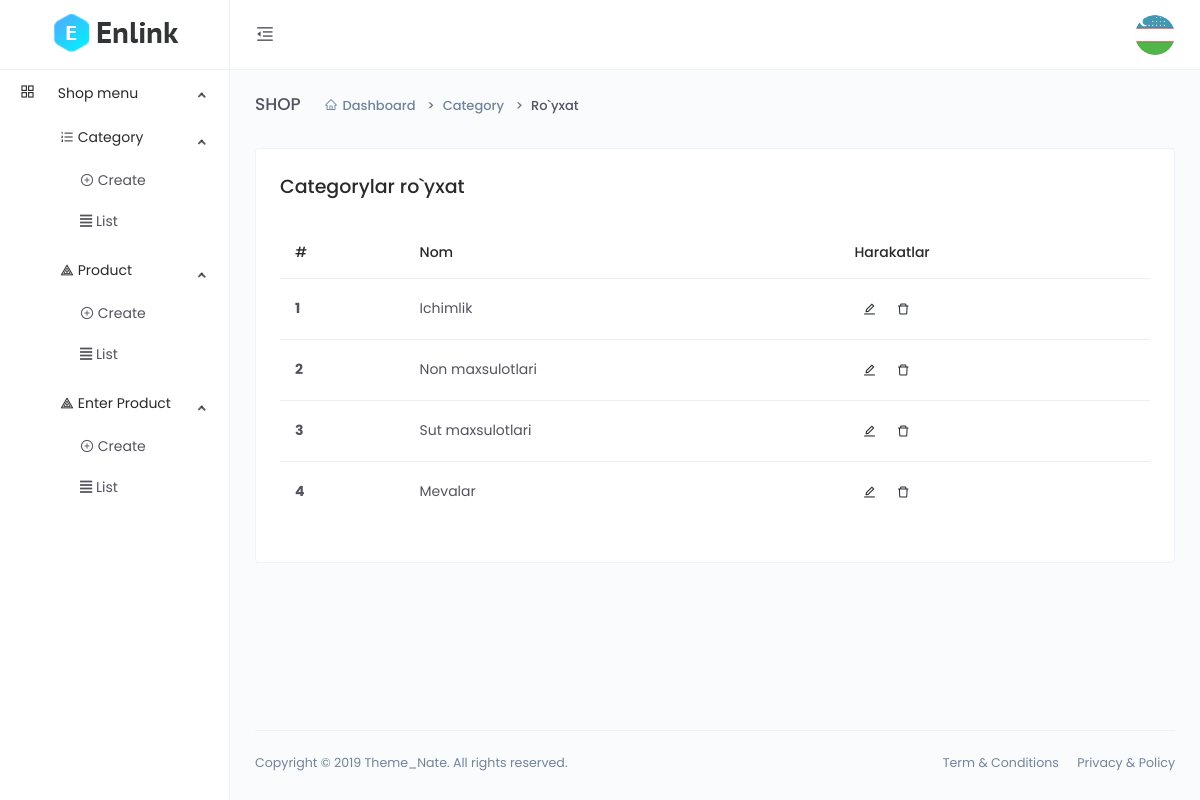
Screenshot of /dashboard/category-list (signed in) with the database file from the repository.
### main/models.py (models this page shows, shortened)
class User(AbstractUser):
    avatar = models.ImageField(upload_to='avatar/',default='avatar/default.png')
    address = models.CharField(max_length=255, blank=True, null=True)
    phone = models.CharField(max_length=255, blank=True, null=True)
    zip_code = models.IntegerField(blank=True, null=True)
    class Meta(AbstractUser.Meta):
        swappable = "AUTH_USER_MODEL"

class CodeGenerate(models.Model):
    code = models.CharField(max_length=255, blank=True,unique=True)
    class Meta:
        abstract = True

class Category(CodeGenerate):
    name = models.CharField(max_length=255, unique=True)

### main/funcs.py (the view)
    def wrapper(request, *args, **kwargs):
        if request.user.is_staff:
            result=func(request, *args, **kwargs)
        else:
            return redirect('front:index')
        return result

### main/dashboard/views.py (called while the page is built)
@staff_required
def category_list(request):
    queryset = models.Category.objects.all()
    context = {
        'queryset':queryset
        }
    return render(request, 'dashboard/category/list.html', context)

### main/funcs.py (called while the page is built)
def staff_required(func):
    def wrapper(request, *args, **kwargs):
        if request.user.is_staff:
            result=func(request, *args, **kwargs)
        else:
            return redirect('front:index')
        return result
    return wrapper

### templates/dashboard/category/list.html (shortened to what this page needs)
{% extends 'dashboard/base.html' %}
{% block content %}
<div class="main-content">
    <div class="page-header">
        <h2 class="header-title">SHOP</h2>
        <div class="header-sub-title">
            <nav class="breadcrumb breadcrumb-dash">
                <a href="#" class="breadcrumb-item"><i class="anticon anticon-home m-r-5"></i>Dashboard</a>
                <a class="breadcrumb-item" href="#">Category</a>
                <span class="breadcrumb-item active">Ro`yxat</span>
            </nav>
        </div>
    </div>
    <div class="card">
        <div class="card-body">
            <h4>Categorylar ro`yxat</h4>
            <div class="m-t-25">
                <div class="table-responsive">
                    <table class="table">
                        <thead>
                            <tr>
                                <th scope="col">#</th>
                                <th scope="col">Nom</th>
                                <th scope="col">Harakatlar</th>
                            </tr>
                        </thead>
                        <tbody>
                            {% for q in queryset %}
                            <tr>
                                <th scope="row">{{forloop.counter}}</th>
                                <td>{{q.name}}</td>
                                <td>
                                    <button type="button" class="btn btn-icon btn-hover btn-sm btn-rounded pull-right" data-toggle="modal" data-target=".bd-example-modal-lg{{forloop.counter}}">
                                        <i class="anticon anticon-edit"></i>
                                    </button>
                                    <button type="button" class="btn btn-icon btn-hover btn-sm btn-rounded" data-toggle="modal" data-target=".bd-example-modal-sm{{forloop.counter}}">
                                        <i class="anticon anticon-delete"></i>
                                    </button>
                                </td>
                            </tr>
                            {% endfor %}
                        </tbody>
                    </table>
                </div>
            </div>
        </div>
    </div>
</div>
{% endblock %}

### templates/dashboard/base.html (shortened to what this page needs)
<!DOCTYPE html>
<html lang="en">
{% load static %}
<head>
    <link href="{% static 'dashboard/vendors/bootstrap-datepicker/bootstrap-datepicker.min.css' %}" rel="stylesheet">
    <link href="{% static 'dashboard/css/app.min.css' %}" rel="stylesheet">
</head>
<body>
    <div class="app">
        <div class="layout">
            <div class="header">
                <div class="logo logo-dark">
                    <a href="{% url 'dashboard:index' %}">
                        <img src="{% static 'dashboard/images/logo/logo.png' %}" alt="Logo">
                    </a>
                </div>
                <div class="nav-wrap">
                    <ul class="nav-left">
                        <li class="desktop-toggle">
                            <a href="javascript:void(0);">
                                <i class="anticon"></i>
                            </a>
                        </li>
                    </ul>
                    <ul class="nav-right">
                        <li class="dropdown dropdown-animated scale-left">
                            <div class="pointer" data-toggle="dropdown">
                                <div class="avatar avatar-image  m-h-10 m-r-15">
                                    <img src="{{user.avatar.url}}"  alt="">
                                </div>
                            </div>
                        </li>
                    </ul>
                </div>
            </div>
            <div class="side-nav">
                <div class="side-nav-inner">
                    <ul class="side-nav-menu scrollable">
                        <li class="nav-item dropdown open">
                            <a class="dropdown-toggle" href="javascript:void(0);">
                                <span class="icon-holder">
                                    <i class="anticon anticon-appstore"></i>
                                </span>
                                <span class="title">Shop menu</span>
                            </a>
                            <ul class="dropdown-menu">
                                <li>
                                    <li class="nav-item dropdown open">
                                        <a class="dropdown-toggle" href="javascript:void(0);">
                                            <span class="icon-holder">
                                                <i class="anticon anticon-ordered-list"></i>
                                            </span>
                                            <span class="title">Category</span>
                                        </a>
                                        <ul class="dropdown-menu">
                                            <li>
                                                <a href="{% url 'dashboard:category_create' %}">
                                                    <i class="anticon anticon-plus-circle"></i>
                                                    Create
                                                </a>
                                            </li>
                                            <li>
                                                <a href="{% url 'dashboard:category_list' %}">
                                                    <span class="icon-holder">
                                                        <i class="fas fa-align-justify"></i>
                                                        List
                                                    </span>
                                                </a>
                                            </li>
                                        </ul>
                                    </li>
                                </li>
                                <li>
                                    <li class="nav-item dropdown open">
                                        <a class="dropdown-toggle" href="javascript:void(0);">
                                            <span class="icon-holder">
                                                <i class="anticon anticon-heat-map"></i>
                                            </span>
                                            <span class="title">Product</span>
                                        </a>
                                        <ul class="dropdown-menu">
                                            <li>
                                                <a href="{% url 'dashboard:product_create' %}">
                                                    <i class="anticon anticon-plus-circle"></i>
                                                    Create
                                                </a>
                                            </li>
                                            <li>
                                                <a href="{% url 'dashboard:product_list' %}">
                                                    <i class="fas fa-align-justify"></i>
                                                    List
                                                </a>
                                            </li>
                                        </ul>
                                    </li>
                                </li>
                                <li>
                                    <li class="nav-item dropdown open">
                                        <a class="dropdown-toggle" href="javascript:void(0);">
                                            <span class="icon-holder">
                                                <i class="anticon anticon-heat-map"></i>
                                            </span>
                                            <span class="title">Enter Product</span>
                                        </a>
                                        <ul class="dropdown-menu">
                                            <li>
                                                <a href="{% url 'dashboard:create_product_enter' %}">
                                                    <i class="anticon anticon-plus-circle"></i>
                                                    Create
                                                </a>
                                            </li>
                                            <li>
                                                <a href="{% url 'dashboard:list_product_enter' %}">
                                                    <i class="fas fa-align-justify"></i>
                                                    List
                                                </a>
                                            </li>
                                        </ul>
                                    </li>
                                </li>
                            </ul>
                        </li>
                    </ul>
                </div>
            </div>
            <div class="page-container">
                {% block content %}
                {% endblock %}
                <footer class="footer">
                    <div class="footer-content">
                        <p class="m-b-0">Copyright © 2019 Theme_Nate. All rights reserved.</p>
                        <span>
                            <a href="" class="text-gray m-r-15">Term &amp; Conditions</a>
                            <a href="" class="text-gray">Privacy &amp; Policy</a>
                        </span>
                    </div>
                </footer>
            </div>
        </div>
    </div>
</body>
</html>

### rows the page displays
User: avatar (placeholder picture)
Category: name "Ichimlik"
Category: name "Non maxsulotlari"
Category: name "Sut maxsulotlari"
Category: name "Mevalar"
